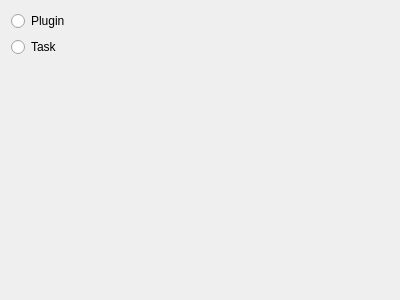
<?xml version="1.0" encoding="UTF-8"?>
<ui version="4.0">
 <class>WelcomeWidget</class>
 <widget class="QWidget" name="WelcomeWidget">
  <property name="geometry">
   <rect>
    <x>0</x>
    <y>0</y>
    <width>400</width>
    <height>300</height>
   </rect>
  </property>
  <property name="windowTitle">
   <string>Form</string>
  </property>
  <layout class="QVBoxLayout" name="verticalLayout">
   <item>
    <widget class="QRadioButton" name="radioPlugin">
     <property name="text">
      <string>Plugin</string>
     </property>
    </widget>
   </item>
   <item>
    <widget class="QRadioButton" name="radioTask">
     <property name="text">
      <string>Task</string>
     </property>
    </widget>
   </item>
   <item>
    <spacer name="verticalSpacer">
     <property name="orientation">
      <enum>Qt::Vertical</enum>
     </property>
     <property name="sizeHint" stdset="0">
      <size>
       <width>20</width>
       <height>230</height>
      </size>
     </property>
    </spacer>
   </item>
  </layout>
 </widget>
 <resources/>
 <connections/>
</ui>
